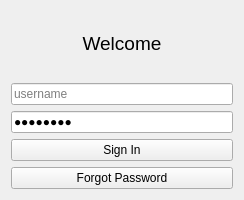
<?xml version="1.0" encoding="UTF-8"?>
<ui version="4.0">
 <class>Form</class>
 <widget class="QWidget" name="Form">
  <property name="geometry">
   <rect>
    <x>0</x>
    <y>0</y>
    <width>244</width>
    <height>200</height>
   </rect>
  </property>
  <property name="windowTitle">
   <string>Form</string>
  </property>
  <layout class="QVBoxLayout" name="verticalLayout">
   <item>
    <spacer name="verticalSpacer">
     <property name="orientation">
      <enum>Qt::Vertical</enum>
     </property>
     <property name="sizeHint" stdset="0">
      <size>
       <width>20</width>
       <height>40</height>
      </size>
     </property>
    </spacer>
   </item>
   <item>
    <widget class="QLabel" name="label">
     <property name="font">
      <font>
       <pointsize>14</pointsize>
      </font>
     </property>
     <property name="text">
      <string>Welcome</string>
     </property>
     <property name="alignment">
      <set>Qt::AlignCenter</set>
     </property>
    </widget>
   </item>
   <item>
    <spacer name="verticalSpacer_2">
     <property name="orientation">
      <enum>Qt::Vertical</enum>
     </property>
     <property name="sizeHint" stdset="0">
      <size>
       <width>20</width>
       <height>40</height>
      </size>
     </property>
    </spacer>
   </item>
   <item>
    <widget class="QLineEdit" name="username_line">
     <property name="text">
      <string/>
     </property>
     <property name="placeholderText">
      <string>username</string>
     </property>
    </widget>
   </item>
   <item>
    <widget class="QLineEdit" name="password_line">
     <property name="toolTip">
      <string>password</string>
     </property>
     <property name="statusTip">
      <string/>
     </property>
     <property name="autoFillBackground">
      <bool>false</bool>
     </property>
     <property name="text">
      <string>password</string>
     </property>
     <property name="echoMode">
      <enum>QLineEdit::Password</enum>
     </property>
     <property name="placeholderText">
      <string>password</string>
     </property>
    </widget>
   </item>
   <item>
    <widget class="QPushButton" name="signin_button">
     <property name="text">
      <string>Sign In</string>
     </property>
    </widget>
   </item>
   <item>
    <widget class="QPushButton" name="forgot_password_button">
     <property name="text">
      <string>Forgot Password</string>
     </property>
    </widget>
   </item>
  </layout>
 </widget>
 <resources/>
 <connections/>
</ui>
